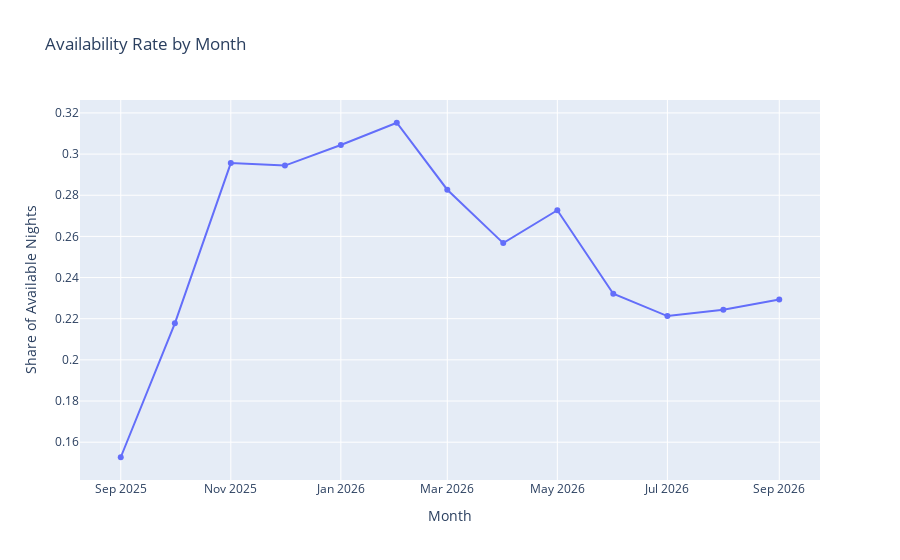

Notebook code cell kept with this figure:
### Code cell
# Interactive visuals to surface pricing and availability signals
calendar['month'] = calendar['date'].dt.to_period('M').astype(str)
monthly_availability = (
    calendar.groupby('month')['available_flag']
    .mean()
    .reset_index(name='availability_rate')
)
monthly_figure = px.line(
    monthly_availability,
    x='month',
    y='availability_rate',
    title='Availability Rate by Month',
    markers=True,
)
monthly_figure.update_layout(xaxis_title='Month', yaxis_title='Share of Available Nights')
monthly_figure

### Figure 1 — Plotly figure (JSON) as saved in the notebook; plotly's stock layout.template omitted (floating-point values rounded to 4 significant figures)
{"data": [{"hovertemplate": "month=%{x}<br>availability_rate=%{y}<extra></extra>", "legendgroup": "", "line": {"color": "#636efa", "dash": "solid"}, "marker": {"symbol": "circle"}, "mode": "lines+markers", "name": "", "orientation": "v", "showlegend": false, "type": "scatter", "x": ["2025-09", "2025-10", "2025-11", "2025-12", "2026-01", "2026-02", "2026-03", "2026-04", "2026-05", "2026-06", "2026-07", "2026-08", "2026-09"], "xaxis": "x", "y": [0.1527, 0.2178, 0.2956, 0.2944, 0.3044, 0.3152, 0.2827, 0.2567, 0.2727, 0.2321, 0.2213, 0.2243, 0.2293], "yaxis": "y"}], "layout": {"legend": {"tracegroupgap": 0}, "title": {"text": "Availability Rate by Month"}, "xaxis": {"anchor": "y", "domain": [0, 1], "title": {"text": "Month"}}, "yaxis": {"anchor": "x", "domain": [0, 1], "title": {"text": "Share of Available Nights"}}}}
